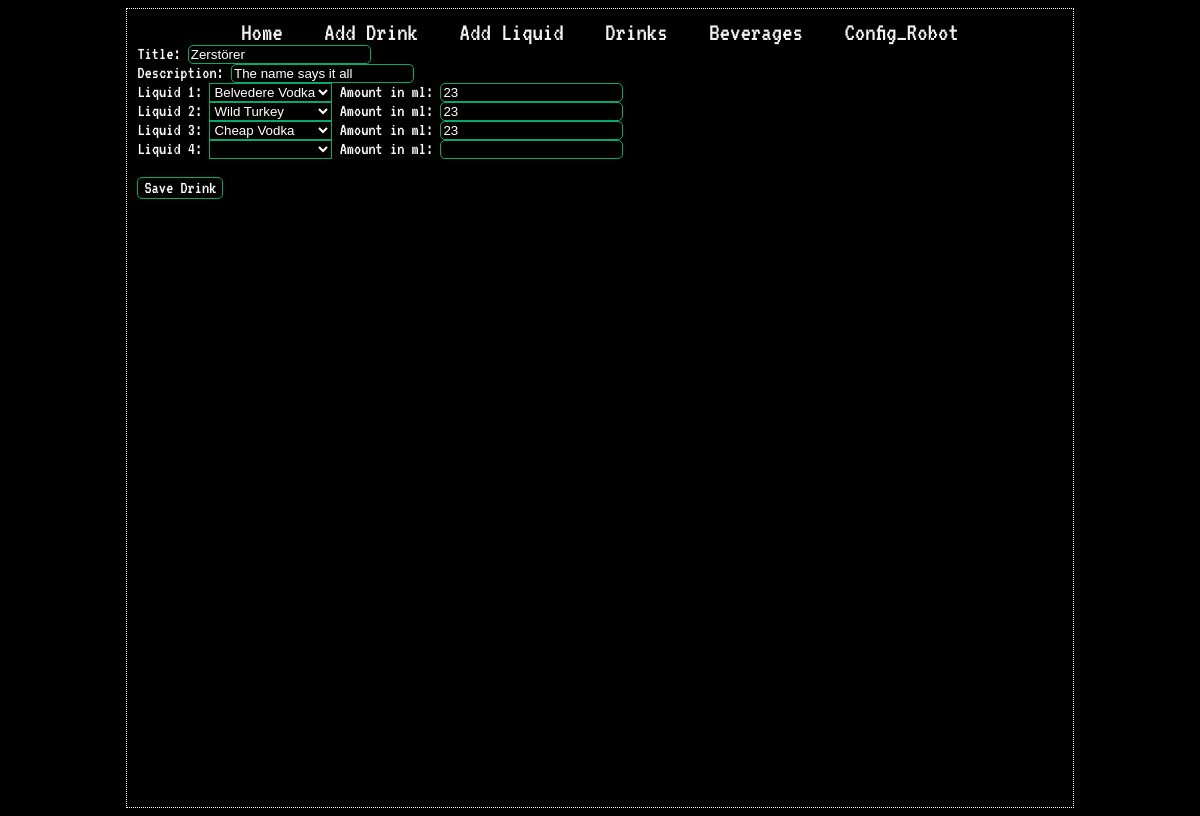
The app's page /admin/drinks/edit/4 with its own data.
### app.py (models this page shows, shortened)
class Drink(db.Model):
    id = db.Column(db.Integer, primary_key=True)
    title = db.Column(db.String(50), nullable=False)
    description = db.Column(db.Text, nullable=False)

class Liquid(db.Model):
    id = db.Column(db.Integer, primary_key=True)
    name = db.Column(db.String(50), nullable=False)
    alc_category = db.Column(db.String(20), nullable=False)
    description = db.Column(db.Text, nullable=True)
    alc_content = db.Column(db.Float, nullable=True)

class Recipe(db.Model):
    id = db.Column(db.Integer, primary_key=True)
    id_drink = db.Column(db.Integer, nullable=False)
    id_liquid = db.Column(db.Integer, nullable=False)
    ml_liquid = db.Column(db.Integer, nullable=False)

### app.py (the view)
@app.route('/admin/drinks/edit/<int:id>', methods=['GET', 'POST'])
def edit(id):
    drink = Drink.query.get_or_404(id)
    recipe = Recipe.query.filter_by(id_drink=drink.id).all()
    all_liquids = Liquid.query.all()
    if request.method == 'POST':
        drink.title = request.form['title']
        drink.description = request.form['description']
        db.session.commit()
        keys = list(request.form.keys())
        return redirect('/admin/add_drink')
    else:
        return render_template('/admin/edit_drink.html', drink=drink, recipe=recipe, all_liquids=all_liquids, options=db_operations.get_all_liquids_db())

### app.py (called while the page is built)
def get_liquid_by_id(id_liquid_req:int, all_liquids):
    liquid = Liquid.query.filter_by(id=id_liquid_req).first().name
    return liquid

### db_operations.py (called while the page is built)
def get_all_liquids_db():
    liquids = Liquid.query.all()
    return liquids

### templates/admin/edit_drink.html (shortened to what this page needs)
{% extends 'base.html' %}
{% block body %}
    <form action='/admin/drinks/edit/{{drink.id}}' method='POST'>
        <label>Title:</label> <input type='text' name='title' id='title' value='{{drink.title}}' required>
        <br>
        <label>Description: </label><input type='text' name='description' id='description' value='{{drink.description}}'required>
        <br>
        {% for i in range(recipe|length) %}
            <label>Liquid {{i + 1}}:</label>
            <select name="liquid_{{i + 1}}" width="500px">
                <option value='{{get_liquid_by_id(recipe[i].id_liquid, all_liquids)}}' SELECTED>{{get_liquid_by_id(recipe[i].id_liquid, all_liquids)}}</option>
            </select>
            <label>Amount in ml: </label>
            <input type='number' name='ml_liquid_{{i+1}}' id='ml_liq_{{i+1}}' value='{{ recipe[i].ml_liquid }}'>
            <br>
        {% endfor %}
        {% for i in range(recipe|length, 7 - recipe|length) %}
            <label>Liquid {{i + 1}}: </label>
            <select name="liquid_{{i + 1}}" width="500px">
                <option value='' SELECTED></option>
            {% for o in options %}
                    <option value="{{ o.name }}">{{ o.name }}</option>
            {% endfor %}
            </select>
            <label>Amount in ml: </label><input type='number' name='ml_liquid_{{i+1}}' id='ml_liq_{{i+1}}'>
            <br>
        {% endfor %}
        <br>
        <input type='submit' value='Save Drink'>
    </form>
{% endblock %}}

### static/css/main.css (style rules this page uses)
html, body { margin: 100; padding: 100; font-family: 'VT323', monospace; font-size: large; }
body { color: white; background-color: black; }
input[type="text"] { background: transparent; border: white; }
form { display: inline; }
input[type="text"] { background: transparent; border:1px solid #04AA6D; border-radius: 5px; color: white; }
input[type="number"] { background: transparent; border:1px solid #04AA6D; border-radius: 5px; color: white; }
input[type="submit"] { background: transparent; border:1px solid #04AA6D; color: white; border-radius: 5px; font-family: 'VT323', monospace; font-size: large; }
select { color: white; background: transparent; border:1px solid #04AA6D; }

### records on screen
Drink: title "Zerstörer", description "The name says it all"
Liquid: name "Belvedere Vodka"
Recipe: ml_liquid "23"
Liquid: name "Wild Turkey"
Recipe: ml_liquid "23"
Liquid: name "Cheap Vodka"
Recipe: ml_liquid "23"

### other values on screen
{{ i + 1 }} "1" "2" "3"
{{ i + 1 }} "4"
